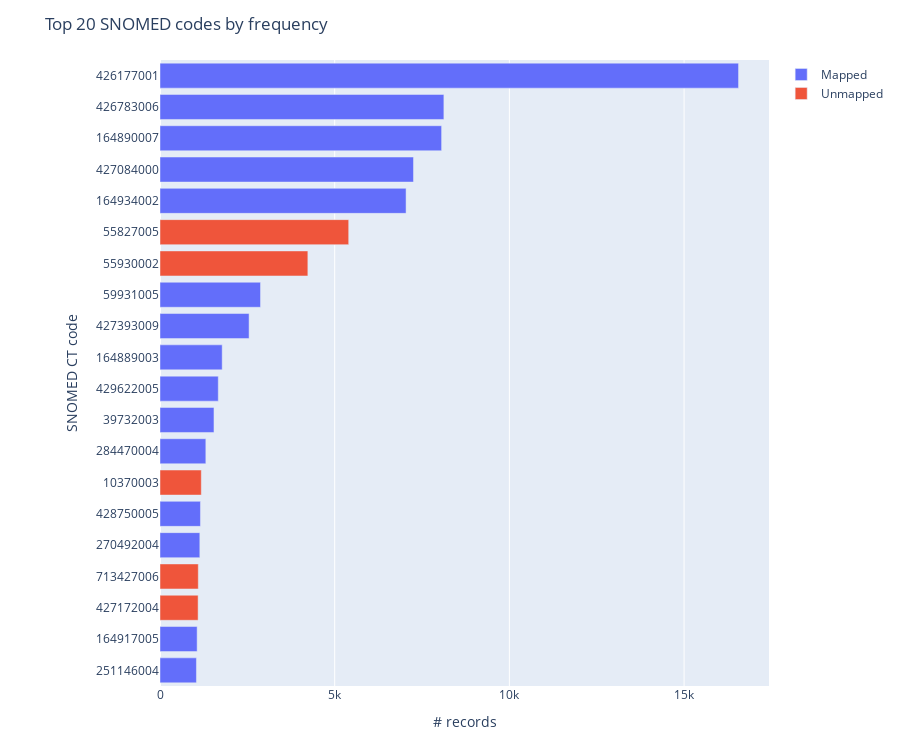

The notebook cell saved with this chart:
### Code cell
TOP_N = 20
top = (freq_df.head(TOP_N)
       .astype({"Snomed_CT": str})
       .sort_values("count", ascending=True)  # horizontal bars
       .assign(status=lambda d: d["name"].eq("(unmapped)").map({True:"Unmapped", False:"Mapped"})))

fig = px.bar(
    top, x="count", y="Snomed_CT", color="status",
    orientation="h", title=f"Top {TOP_N} SNOMED codes by frequency",
    labels={"count": "# records", "Snomed_CT": "SNOMED CT code", "status": ""}
)

fig.update_layout(
    height=30 * len(top) + 140,                 # taller plot
    margin=dict(l=160, r=20, t=60, b=40)        # more left margin
)
fig.update_yaxes(
    automargin=True,
    tickfont=dict(size=12),
    categoryorder="array",                      # keep your order
    categoryarray=top["Snomed_CT"].tolist()
)

fig.show()

### Figure 1 — Plotly figure (JSON) as saved in the notebook; plotly's stock layout.template omitted (floating-point values rounded to 4 significant figures)
{"data": [{"hovertemplate": "=Mapped<br># records=%{x}<br>SNOMED CT code=%{y}<extra></extra>", "legendgroup": "Mapped", "marker": {"color": "#636efa", "pattern": {"shape": ""}}, "name": "Mapped", "orientation": "h", "showlegend": true, "textposition": "auto", "type": "bar", "x": [1043, 1063, 1140, 1158, 1312, 1545, 1668, 1780, 2550, 2877, 7043, 7255, 8060, 8125, 16559], "xaxis": "x", "y": ["251146004", "164917005", "270492004", "428750005", "284470004", "39732003", "429622005", "164889003", "427393009", "59931005", "164934002", "427084000", "164890007", "426783006", "426177001"], "yaxis": "y"}, {"hovertemplate": "=Unmapped<br># records=%{x}<br>SNOMED CT code=%{y}<extra></extra>", "legendgroup": "Unmapped", "marker": {"color": "#EF553B", "pattern": {"shape": ""}}, "name": "Unmapped", "orientation": "h", "showlegend": true, "textposition": "auto", "type": "bar", "x": [1091, 1096, 1182, 4232, 5401], "xaxis": "x", "y": ["427172004", "713427006", "10370003", "55930002", "55827005"], "yaxis": "y"}], "layout": {"barmode": "relative", "height": 740, "legend": {"title": {"text": ""}, "tracegroupgap": 0}, "margin": {"b": 40, "l": 160, "r": 20, "t": 60}, "title": {"text": "Top 20 SNOMED codes by frequency"}, "xaxis": {"anchor": "y", "domain": [0, 1], "title": {"text": "# records"}}, "yaxis": {"anchor": "x", "automargin": true, "categoryarray": ["251146004", "164917005", "427172004", "713427006", "270492004", "428750005", "10370003", "284470004", "39732003", "429622005", "164889003", "427393009", "59931005", "55930002", "55827005", "164934002", "427084000", "164890007", "426783006", "426177001"], "categoryorder": "array", "domain": [0, 1], "tickfont": {"size": 12}, "title": {"text": "SNOMED CT code"}}}}
